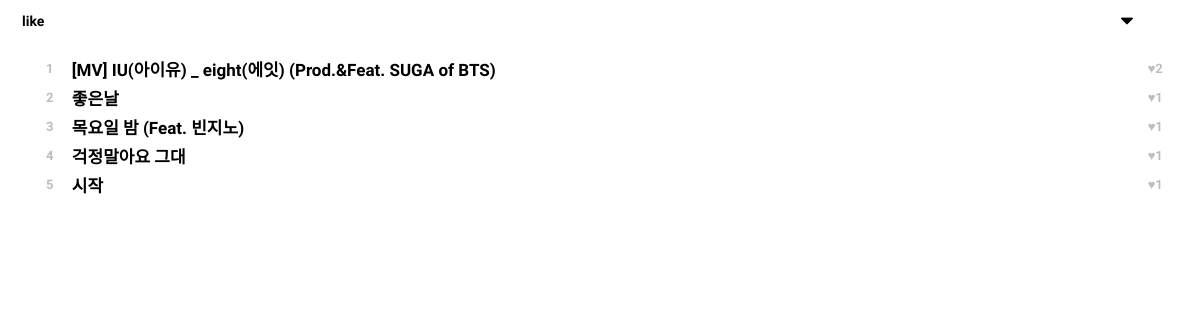
Before: /music/music_rank/f_like/ with the older database file.
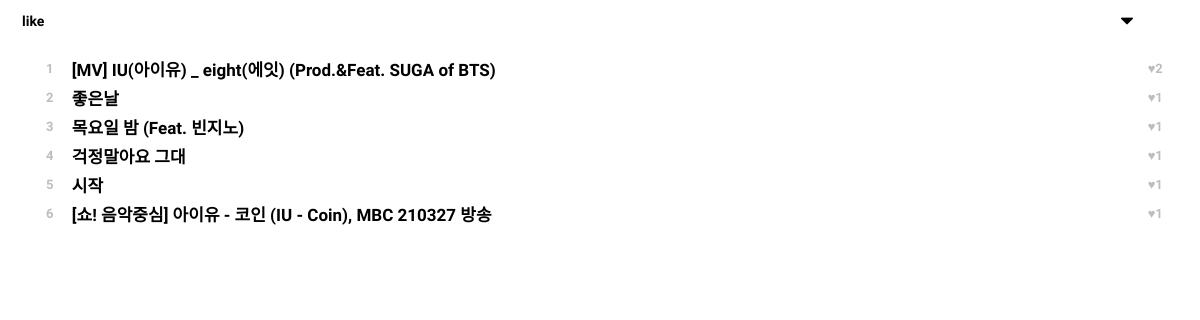
After: the same page with the newer database file.
### music/models.py (models this page shows, shortened)
class Music(models.Model):
    m_like = models.IntegerField(default=0)
    m_title = models.CharField(max_length=100)
    m_videoCd = models.CharField(max_length=100, null=True)
    artist_fk = models.ForeignKey(Artist, on_delete=models.CASCADE)

### music/views.py (the view)
# urls.py: path('music_rank/f_like/', views.m_music_rank_like, name='music_rank_like'),
def m_music_rank_like(request):
    info_music = models.Music.objects.all().exclude(m_like=0).order_by('-m_like')
    return render(request, 'music_rank.html', {'info_music': info_music, 'select': 'f_like'})

### music/models.py (called while the page is built)
    def __str__(self):
        return self.a_name

### templates/music_rank.html (shortened to what this page needs)
<!DOCTYPE html>
<html lang="en">
<head>
    <link rel="stylesheet" href="static/css/style.css">
</head>
<body>
<div>
    <select onchange='f_select(this)' name="f_select" class=""
            style="width: 100%; float: top; background: url(static/down.png) no-repeat 95% 50%; border: none; padding-left: 14px;
                    font-family: 'Gowun Dodum', sans-serif; font-weight: bold; font-size:14px; ">
        <optgroup>
            {% if select == 'f_like' %}
            <option value="f_like" selected="selected">like</option>
            {% endif %}
        </optgroup>
    </select>
</div>
<div id="rank_list" style="padding:15px 0px 0px 35px;">
    <div>
        <table class="table">
            <thead>
            <tr>
                <th scope="col"></th>
                <th scope="col"></th>
                <th scope="col"></th>
            </tr>
            </thead>
            <tbody id="">
            {% for music in info_music %}
            <tr>
                <td class="rank" style="color: #BDBDBD; font-size: 8;">{{ forloop.counter }}</td>
                <td style="font-size: 17px; color: black;"><a onclick="window.open('/music/musicvideo/{{ music.m_videoCd }}/{{ music.m_title }}/{{ music.artist_fk }}/', 'video_popup', 'width=720, height=600, left='+popup_x+', top='+popup_y+'')">{{ music.m_title }}</a></td>
                <td style="color:#BDBDBD; font-size: 8;">♥{{ music.m_like }}</td>
            </tr>
            {% endfor %}
            </tbody>
        </table>
    </div>
</div>
</body>
</html>

### static/css/style.css (style rules this page uses)
#rank_list { font-size: 13px; }
a { text-decoration: none; color: inherit; }
select { width:60px; padding:5px; border:1px solid #999; background:url('static/down.png') no-repeat 95% 50%; border-radius:5px; -webkit-appearance: none; -moz-appearance: none; appearance : none; }

### templates/music_rank.html (style rules this page uses)
#rank_list { overflow:scroll; font-family: 'Gowun Dodum', sans-serif; font-weight: bold; -ms-overflow-style: none; scrollbar-width: none; }
table { width : 100%; }
td, th { text-align : left; vertical-align : middle; }
.rank { font-size: 8; }

Changed rows visible on the page:
added Music: m_title "[쇼! 음악중심] 아이유 - 코인 (IU - Coin), MBC 210327 방송", m_like "1"
